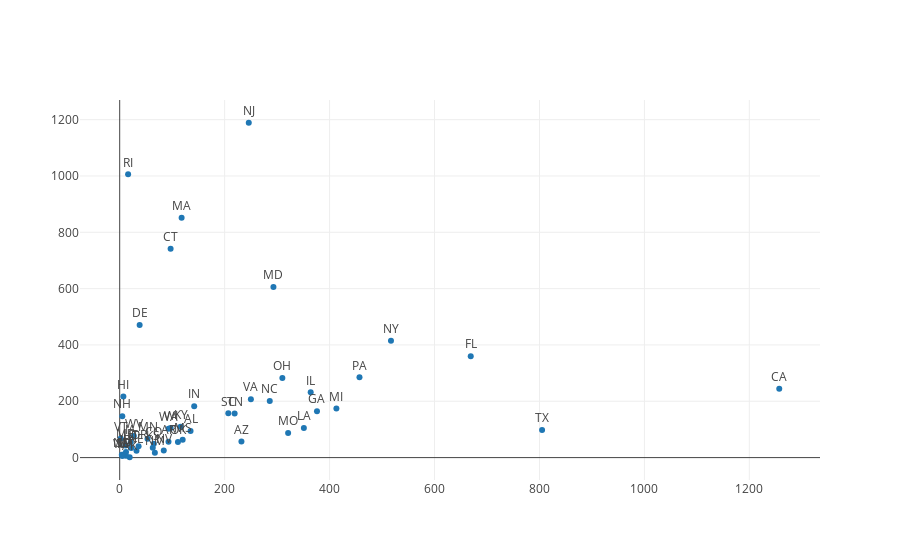

Notebook code cell kept with this figure:
### Markdown cell above
This is what I call a solid correlation! Let's add a line of best fit so we can really see the pattern here. There are two major outliers as far as I can tell, UT and KY, but we already know that KY is going to be an outlier when it comes to background checks becuase they have that law that re-checks permits every month **(???)**. I suspect if we researched Utah's background check laws we would find similar circumstances. Now let's compare the total gun deaths in each state to the population density of each state. Are there more gun deaths in more densely populated states, or does population density not have anything to do with gun violence? Again we take the square root of the data to spread the points out a bit.

### Code cell
trace2 = go.Scatter(
    x=stats_abbr['Total Gun Deaths'],
    y=stats_abbr['Population density  (inhabitants per square mile)'],
    mode='markers+text',
    name='Lines, Markers and Text',
    text=stats_abbr['Abbreviation'],
    textposition='top center'
)


data = [trace2]

layout = go.Layout(
    showlegend=False)


fig = go.Figure(data=data, layout=layout)
iplot(fig)

### Figure 1 — Plotly figure (JSON) as saved in the notebook; plotly's stock layout.template omitted (floating-point values rounded to 4 significant figures)
{"data": [{"mode": "markers+text", "name": "Lines, Markers and Text", "text": ["AL", "AK", "AZ", "AR", "CA", "CO", "CT", "DE", "FL", "GA", "HI", "ID", "IL", "IN", "IA", "KS", "KY", "LA", "ME", "MT", "NE", "NV", "NH", "NJ", "NM", "NY", "NC", "ND", "OH", "OK", "OR", "MD", "MA", "MI", "MN", "MS", "MO", "PA", "RI", "SC", "SD", "TN", "TX", "UT", "VT", "VA", "WA", "WV", "WI", "WY"], "textposition": "top center", "type": "scatter", "uid": "26bd0381-3848-4e38-aa3d-346f91524a74", "x": [135, 19, 232, 93, 1257, 65, 97, 38, 669, 376, 7, 12, 364, 142, 21, 63, 116, 351, 11, 12, 32, 84, 5, 246, 67, 517, 286, 4, 310, 111, 36, 293, 118, 413, 53, 120, 321, 457, 16, 207, 8, 219, 805, 22, 2, 250, 93, 27, 97, 5], "y": [94.65, 1.26, 57.05, 56.43, 244.2, 49.33, 741.4, 470.7, 360.2, 165, 216.8, 19.5, 231.9, 182.5, 54.81, 35.09, 110, 105, 43.04, 6.86, 23.97, 24.8, 147, 1189, 17.16, 415.3, 200.6, 9.92, 282.5, 55.22, 40.33, 606.2, 852.1, 174.8, 67.14, 63.5, 87.26, 285.3, 1006, 157.1, 10.86, 156.6, 98.07, 34.3, 67.73, 207.3, 102.6, 77.06, 105.2, 5.85]}], "layout": {"showlegend": false}}
